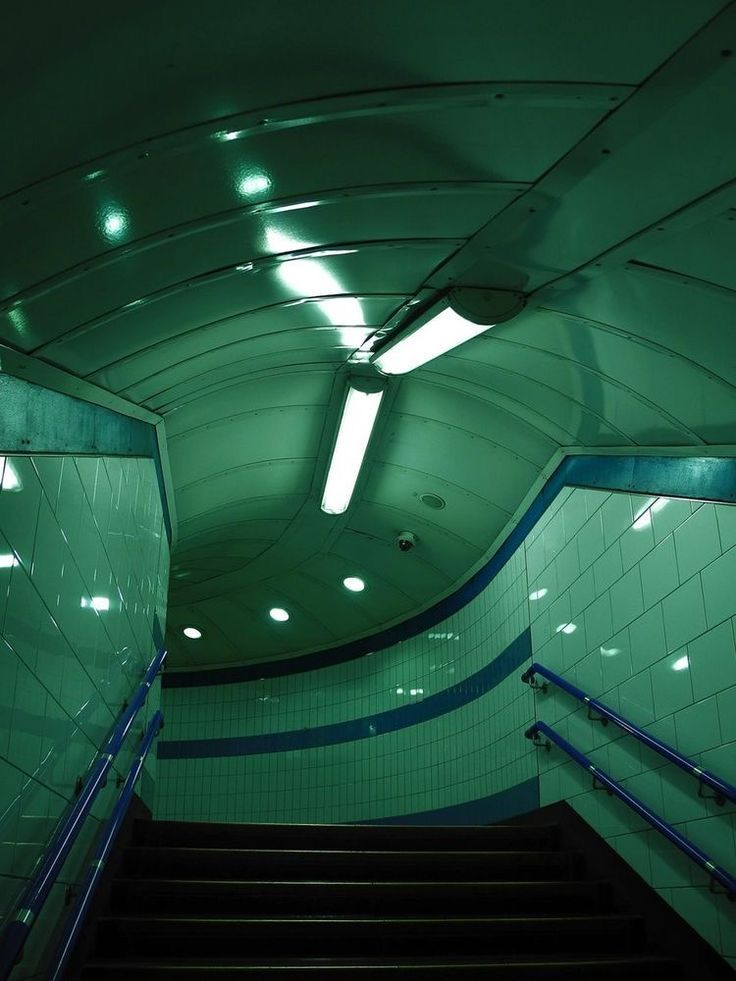
#> input picture data_to_convert/img.png, 736 x 981 px; the run also reads 1 picture not shown here
$ python convertor.py
#> lines starting #> are read from the running program, lines starting #| are printed output that depends on the picture
from PIL import Image
import numpy as np


def png_to_raw(input_png_path, output_raw_path, mode='RGB'):
#> called with input_png_path = './data_to_convert/img.png', output_raw_path = './data/img.raw', mode = 'RGB'
    img = Image.open(input_png_path)
#> img is the input picture: PIL image 736x981 RGB; mean R, G, B 32.3, 73.9, 56.2
    img = img.convert(mode)
    img_data = np.array(img)
    img_data.tofile(output_raw_path)


path = './data_to_convert/'
images = ['img', 'grey_img']

png_to_raw(path + 'img.png', './data/' + 'img.raw')
png_to_raw(path + 'grey_img.png', './data/' + 'grey_img.raw', mode = 'L')
#> call 2 of png_to_raw, with input_png_path = './data_to_convert/grey_img.png', output_raw_path = './data/grey_img.raw', mode = 'L'
#> in png_to_raw (call 2), `img = img.convert(mode)`:
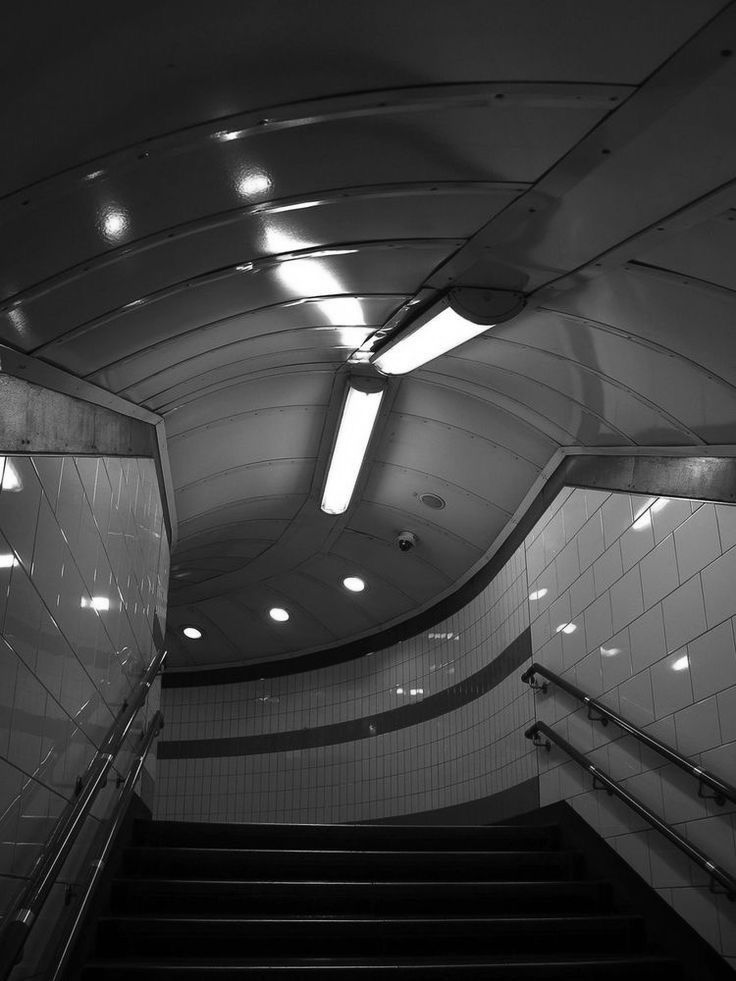
#> img: PIL image 736x981 L; min 0, max 255, mean 59.4
